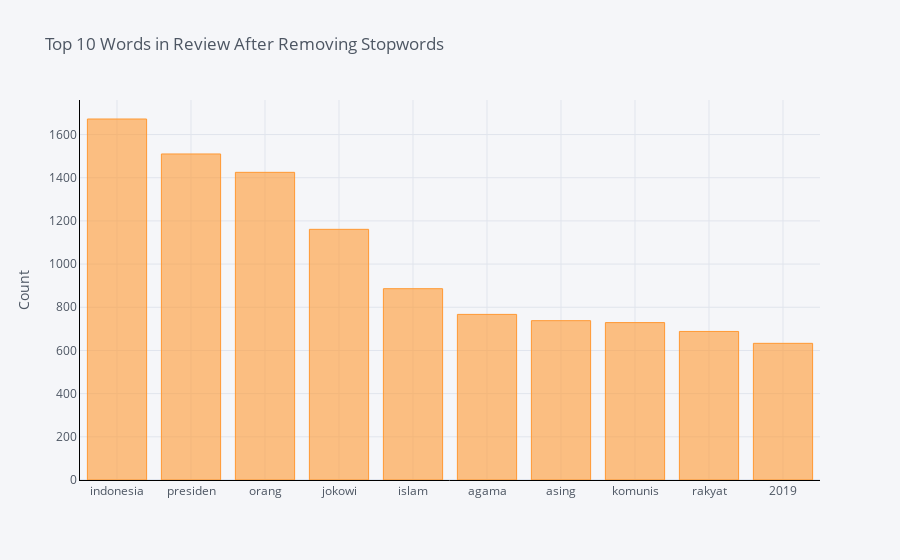

Notebook source saved alongside this figure:
### Code cell
# The distribution of top unigrams after removing stop words

df1 = pd.DataFrame(common_1_word, columns = ['Stopword' , 'count'])
df1.groupby('Stopword').sum()['count'].sort_values(ascending=False).iplot(kind='bar',
                                                                       yTitle='Count',
                                                                       linecolor='black',
                                                                       title='Top 10 Words in Review After Removing Stopwords')

### Figure 1 — Plotly figure (JSON) as saved in the notebook; plotly's stock layout.template omitted (floating-point values rounded to 4 significant figures)
{"data": [{"marker": {"color": "rgba(255, 153, 51, 0.6)", "line": {"color": "rgba(255, 153, 51, 1.0)", "width": 1}}, "name": "count", "orientation": "v", "text": "", "type": "bar", "x": ["indonesia", "presiden", "orang", "jokowi", "islam", "agama", "asing", "komunis", "rakyat", "2019"], "y": [1672, 1510, 1425, 1161, 886, 767, 738, 729, 688, 633]}], "layout": {"legend": {"bgcolor": "#F5F6F9", "font": {"color": "#4D5663"}}, "paper_bgcolor": "#F5F6F9", "plot_bgcolor": "#F5F6F9", "title": {"font": {"color": "#4D5663"}, "text": "Top 10 Words in Review After Removing Stopwords"}, "xaxis": {"gridcolor": "#E1E5ED", "linecolor": "black", "showgrid": true, "tickfont": {"color": "#4D5663"}, "title": {"font": {"color": "#4D5663"}, "text": ""}, "zerolinecolor": "#E1E5ED"}, "yaxis": {"gridcolor": "#E1E5ED", "linecolor": "black", "showgrid": true, "tickfont": {"color": "#4D5663"}, "title": {"font": {"color": "#4D5663"}, "text": "Count"}, "zerolinecolor": "#E1E5ED"}}}
